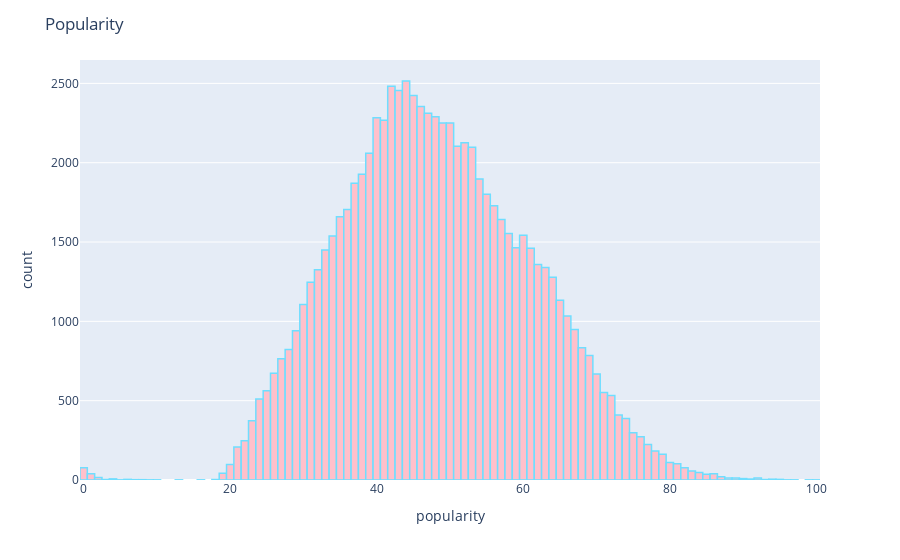

Notebook code cell kept with this figure:
### Code cell
import matplotlib.pyplot as plt
import seaborn as sns
color = sns.color_palette()
%matplotlib inline
import plotly.offline as py
py.init_notebook_mode(connected=True)
import plotly.graph_objs as go
import plotly.tools as tls
import plotly.express as px
# Plot a graph to see the overall Popularity among the songs
fig = px.histogram(df, x="popularity")
fig.update_traces(marker_color="pink",marker_line_color='rgb(111,222,333)',
                  marker_line_width=1.5)
fig.update_layout(title_text='Popularity')
fig.show()

### Figure 1 — Plotly figure (JSON) as saved in the notebook; plotly's stock layout.template omitted (floating-point values rounded to 4 significant figures; data arrays with more than 128 entries replaced by an {"elided": "..."} marker saying what was removed)
{"data": [{"alignmentgroup": "True", "bingroup": "x", "hovertemplate": "popularity=%{x}<br>count=%{y}<extra></extra>", "legendgroup": "", "marker": {"color": "pink", "line": {"color": "rgb(111,222,333)", "width": 1.5}, "pattern": {"shape": ""}}, "name": "", "offsetgroup": "", "orientation": "v", "showlegend": false, "type": "histogram", "x": {"elided": "79547 int values"}, "xaxis": "x", "yaxis": "y"}], "layout": {"barmode": "relative", "legend": {"tracegroupgap": 0}, "margin": {"t": 60}, "title": {"text": "Popularity"}, "xaxis": {"anchor": "y", "domain": [0, 1], "title": {"text": "popularity"}}, "yaxis": {"anchor": "x", "domain": [0, 1], "title": {"text": "count"}}}}
